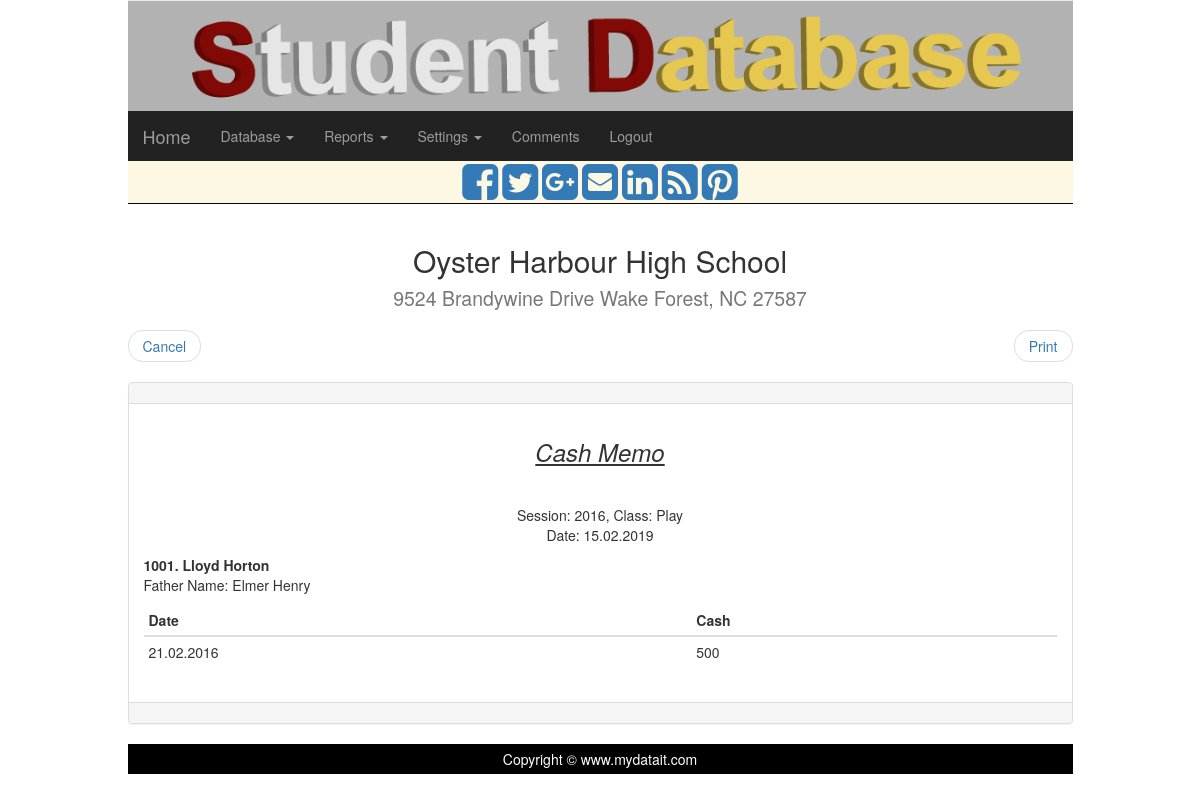
Screenshot of /assets/template/edn/edn/fees_cash_memo.php?id=4 (signed in) with the database file from the repository.
### tables this page shows
CREATE TABLE IF NOT EXISTS `db_student` (
`student_id` int(11) NOT NULL,
  `idcard` int(6) NOT NULL,
  `student_name` varchar(100) NOT NULL,
  `father_name` varchar(50) NOT NULL,
  `address` varchar(150) NOT NULL,
  `mobile` varchar(11) NOT NULL,
  `bdate` date NOT NULL,
  `sex_id` int(5) NOT NULL,
  `situationtype_id` int(5) NOT NULL,
  `occupation_id` int(4) NOT NULL,
  `income` int(8) NOT NULL,
  `class_id_pres` int(5) NOT NULL,
  `remarks` varchar(150) NOT NULL,
  `session` int(4) NOT NULL,
  `pic` varchar(100) NOT NULL,
  `user_id` int(11) NOT NULL,
  `entry` date NOT NULL
);

CREATE TABLE IF NOT EXISTS `list_class` (
`class_id` int(11) NOT NULL,
  `class_name` varchar(11) NOT NULL
);

CREATE TABLE IF NOT EXISTS `db_fees` (
`fees_id` int(10) NOT NULL,
  `student_id` int(8) NOT NULL,
  `fees` int(8) NOT NULL,
  `fees_dt` date NOT NULL,
  `user_id` int(6) NOT NULL
);

### assets/template/edn/edn/custom.php (called while the page is built, shortened)
<?php
function my_date_dot($i_dF1)
{
	$d1=strtotime($i_dF1);
	$dt2=date("d.m.Y",$d1);
	return $dt2;
}
function myfield($sql)
{
	global $conn;
	$rtrn="";
	$result=mysqli_query($conn, $sql);
	$Numrows=mysqli_num_rows($result);
	if ($Numrows > 0)
	{
		$rows=mysqli_fetch_array($result);
		$rtrn=$rows[0];
	}
	else
	{
		$rtrn="";
	}
	return $rtrn;
};
?>

### assets/template/edn/edn/fees_cash_memo.php (the view, shortened to what this page needs)
<?php
include "header.php";
include "conn.php";
include "custom.php";
$school=$_SESSION["school_name"];
$id = $_GET["id"];
$result=mysqli_query($conn, "SELECT * FROM `db_fees` WHERE `fees_id` = $id LIMIT 1");
$rows=mysqli_fetch_array($result);
$stid=$rows["student_id"];
$result_std=mysqli_query($conn, "SELECT * FROM `db_student` WHERE `student_id` = $stid LIMIT 1");
$rows_std=mysqli_fetch_array($result_std);
$sidcard= $rows_std["idcard"];
$sname= $rows_std["student_name"];
$sfathername= $rows_std["father_name"];
$sess= $rows_std["session"];
$sclass= $rows_std["class_id_pres"];
$sclass_name = myfield("SELECT `class_name` FROM `list_class` WHERE `class_id` = $sclass LIMIT 1");
$fs_dt = $rows["fees_dt"];
$fs_cash = $rows["fees"];
?>
<div class="col-sm-12">
<?php echo $school;?>
					<ul class="pager">
						<li class="previous"><a href="fees_views.php">Cancel</a></li>
						<li class="next"><a href="#" id="cmdPrint">Print</a></li>
					</ul>
			<div class="panel panel-default" id="prnt">
				<div class="panel-heading"></div>
				<div  class="panel-body">
					<h3 id="top1" class="text-center"><i><u>Cash Memo</u></i></h3>
					<p>&nbsp;</p>
					<p class="text-center" id="cntr"><?php echo "Session: $sess, Class: $sclass_name"; ?>
					<br><?php $dts=my_date_dot(date("Y-m-d")); echo "Date: $dts"; ?></p>
					<p id="lft"><strong><?php echo "$sidcard. $sname"; ?></strong>
					<br>Father Name: <?php echo "$sfathername"; ?></p>
					<div  class="table-responsive" id="tbl">
					<table class="table table-condensed">
						<thead>
							<tr>
								<th id="wdth60">Date</th>
								<th  id="wdth40">Cash</th>
							</tr>
						</thead>
						<tbody>
							<tr>
								<td id="wdth60"><?php echo my_date_dot($fs_dt);?></td><td id="wdth40"><?php echo "$fs_cash";?></td>
							</tr>
						</tbody>
					</table>
					</div>
				</div>
				<div  class="panel-footer"></div>
			</div>
</div>
<?php include "footer.php"; ?>

### assets/template/edn/edn/header.php (style rules this page uses)
#wdth40 { width:40%; }
#wdth60 { width:60%; }

### rows the page displays
db_student: session "2016", class_id_pres.class_name "Play", idcard "1001", student_name "Lloyd Horton", father_name "Elmer Henry"
db_fees: fees_dt "21.02.2016", fees "500"

### other values shown
$school "Oyster Harbour High School 9524 Brandywine Drive Wake Forest, NC 27587"
$dts "15.02.2019"
